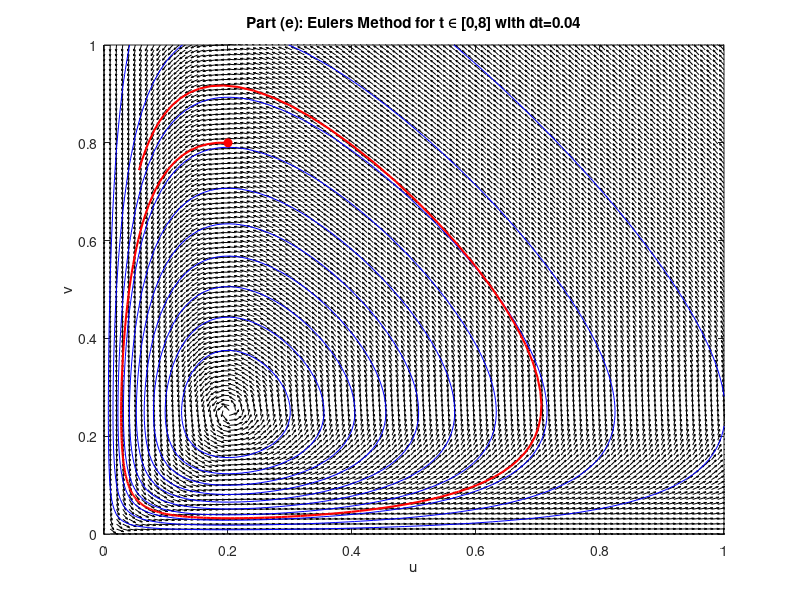
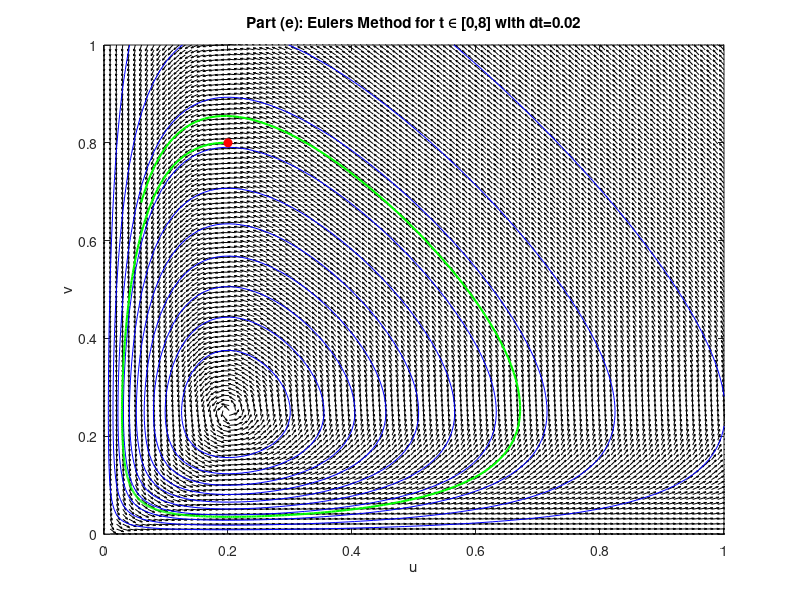
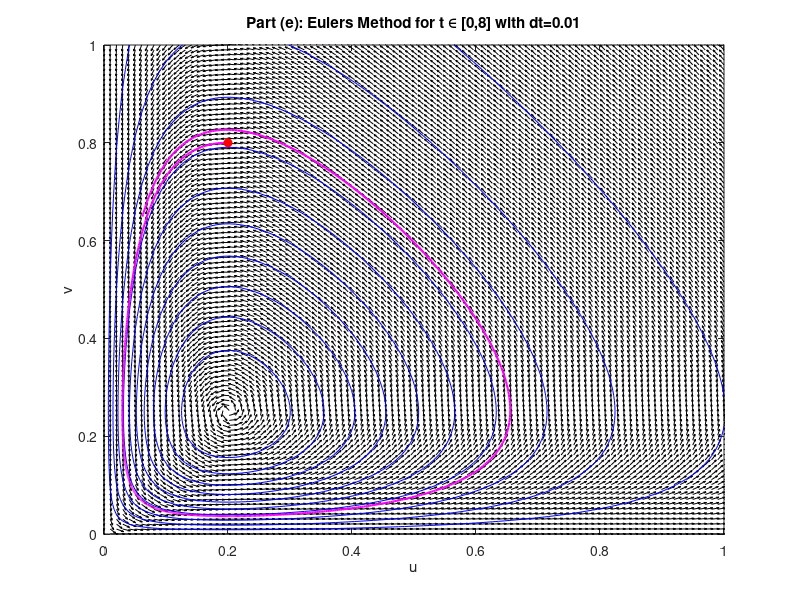
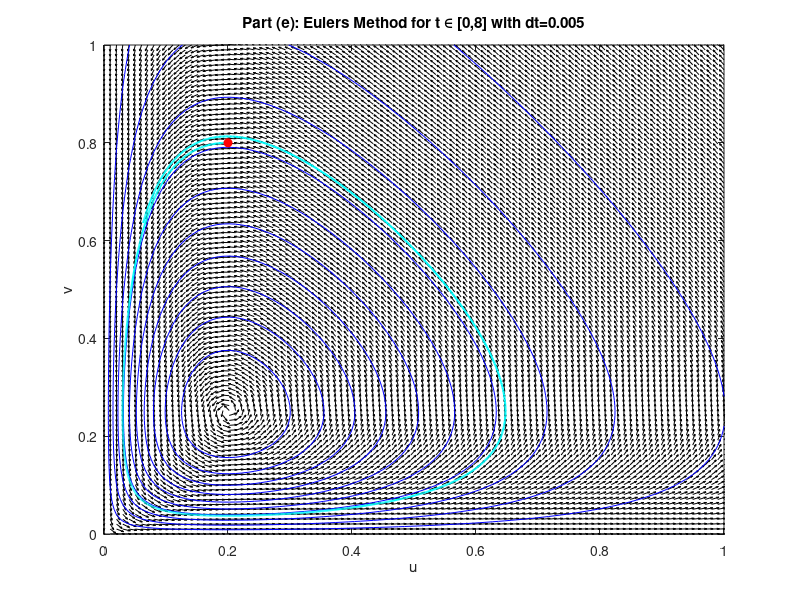

Reproduce these figures in MATLAB, in order.
dt = [0.04, 0.02, 0.01, 0.005, 0.0025];
colors = {"r", "g", "m", "c", "k"};
labels = {"dt=0.04", "dt=0.02", "dt=0.01", "dt=0.005", "dt=0.0025"};


[u, v] = meshgrid(linspace(0,1,100), linspace(0,1,100));
H = u .* v .* exp(-5 .* u - 4 .* v);
du = u - 4*u.*v;
dv = -v + 5*u.*v;

magnitude = sqrt(du.^2 + dv.^2);
du = du ./ magnitude;
dv = dv ./ magnitude;


for i = 1:length(dt)
  figure;
  quiver(u, v, du, dv, 'k'); hold on;
  contour(u, v, H, 10, 'b');
  T = 8;
  N = T/dt(i) + 1;
  t = linspace(0, T, N);
  u_approx = zeros(1, N);
  v_approx = zeros(1, N);
  u_approx(1) = 0.2;
  v_approx(1) = 0.8;
  for n = 1:N-1
      u_approx(n+1) = u_approx(n) + dt(i) * (u_approx(n) - 4 * u_approx(n) * v_approx(n));
      v_approx(n+1) = v_approx(n) + dt(i) * (-v_approx(n) + 5 * u_approx(n) * v_approx(n));
  end
  plot(u_approx, v_approx, 'Color', colors{i}, 'LineWidth', 1.5, 'DisplayName', labels{i});
  plot(u_approx(1), v_approx(1), 'ro', 'MarkerFaceColor', 'r');
  xlabel('u'); ylabel('v');
  title(['Part (e): Eulers Method for t \in [0,8] with ', labels{i}]);
  hold off;
end
